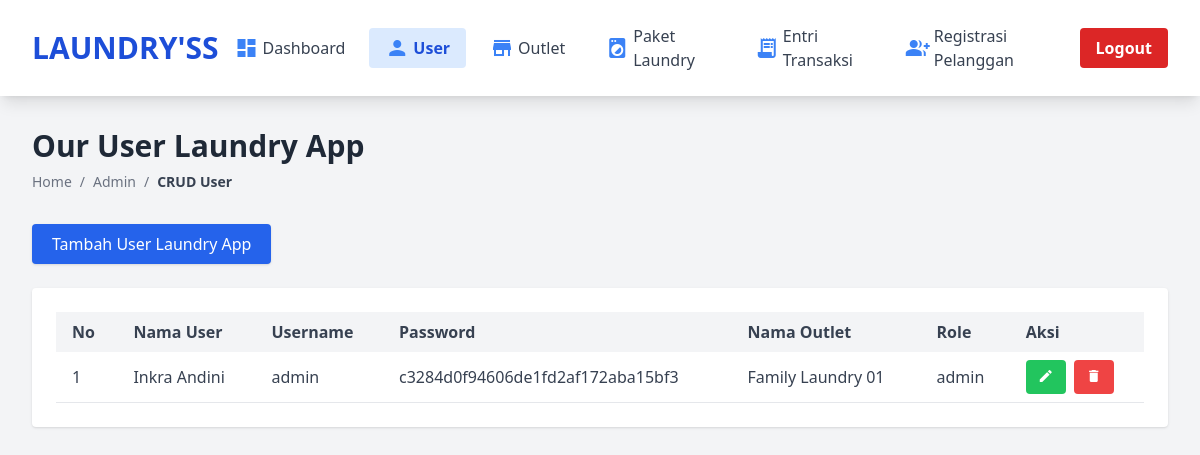
Screenshot of /admin/user.php with the database file from the repository.
### tables this page shows
CREATE TABLE `user` (
  `id_user` int(11) NOT NULL,
  `nama_user` varchar(100) NOT NULL,
  `username` varchar(30) NOT NULL,
  `password` text NOT NULL,
  `role` enum('admin','kasir','owner','') NOT NULL,
  `id_outlet` int(11) NOT NULL
);

CREATE TABLE `outlet` (
  `id_outlet` int(11) NOT NULL,
  `nama` varchar(100) NOT NULL,
  `alamat` text NOT NULL,
  `tlp` varchar(15) NOT NULL
);

### admin/user.php (the view, shortened to what this page needs)
<!DOCTYPE html>
<html lang="en">
<head>
    <script src="https://cdn.tailwindcss.com"></script>
</head>
<body class="bg-gray-100 min-h-screen">
    <nav class="bg-white shadow-lg px-8 py-4 flex items-center justify-between">
        <div class="flex items-center gap-4">
            <span class="text-3xl font-bold text-blue-700">LAUNDRY'SS</span>
        </div>
        <div class="flex items-center gap-2">
            <a href="../index_admin.php" class="flex items-center px-4 py-2 hover:bg-blue-50 rounded transition text-gray-700">
                <span class="material-icons text-blue-500 mr-1">dashboard</span>
                Dashboard
            </a>
            <a href="./user.php" class="flex items-center px-4 py-2 bg-blue-100 text-blue-700 rounded font-semibold">
                <span class="material-icons text-blue-500 mr-1">person</span>
                User
            </a>
            <a href="./outlet.php" class="flex items-center px-4 py-2 hover:bg-blue-50 rounded transition text-gray-700">
                <span class="material-icons text-blue-500 mr-1">store</span>
                Outlet
            </a>
            <a href="./paket.php" class="flex items-center px-4 py-2 hover:bg-blue-50 rounded transition text-gray-700">
                <span class="material-icons text-blue-500 mr-1">local_laundry_service</span>
                Paket Laundry
            </a>
            <a href="./transaksi.php" class="flex items-center px-4 py-2 hover:bg-blue-50 rounded transition text-gray-700">
                <span class="material-icons text-blue-500 mr-1">receipt_long</span>
                Entri Transaksi
            </a>
            <a href="./member.php" class="flex items-center px-4 py-2 hover:bg-blue-50 rounded transition text-gray-700">
                <span class="material-icons text-blue-500 mr-1">group_add</span>
                Registrasi Pelanggan
            </a>
            <a href="./logout.php" class="bg-red-600 px-4 py-2 rounded hover:bg-red-700 font-bold text-white">
                Logout
            </a>
        </div>
    </nav>
    <main class="p-8 max-w-7xl mx-auto">
        <div class="mb-8">
            <h1 class="text-3xl font-bold text-gray-800 mb-2">Our User Laundry App</h1>
            <nav class="text-sm text-gray-500">
                <ol class="list-reset flex">
                    <li><a href="../index_admin.php" class="hover:text-blue-600">Home</a></li>
                    <li><span class="mx-2">/</span></li>
                    <li>Admin</li>
                    <li><span class="mx-2">/</span></li>
                    <li class="text-gray-700 font-semibold">CRUD User</li>
                </ol>
            </nav>
        </div>
        <div class="mb-6 flex justify-between items-center">
            <button type="button" class="bg-blue-600 hover:bg-blue-700 text-white px-5 py-2 rounded shadow transition" onclick="document.getElementById('modalUser').classList.remove('hidden')">
                Tambah User Laundry App
            </button>
        </div>
        <div class="bg-white rounded shadow p-6 overflow-x-auto">
            <table class="min-w-full table-auto">
                <thead>
                    <tr class="bg-gray-100 text-gray-700">
                        <th class="px-4 py-2 text-left">No</th>
                        <th class="px-4 py-2 text-left">Nama User</th>
                        <th class="px-4 py-2 text-left">Username</th>
                        <th class="px-4 py-2 text-left">Password</th>
                        <th class="px-4 py-2 text-left">Nama Outlet</th>
                        <th class="px-4 py-2 text-left">Role</th>
                        <th class="px-4 py-2 text-left">Aksi</th>
                    </tr>
                </thead>
                <tbody class="text-gray-700">
                    <?php
                    include "koneksi.php";
                    $qry_user=mysqli_query($conn,"select * from user JOIN outlet ON outlet.id_outlet = user.id_outlet");
                    $no=0;
                    while($data_user=mysqli_fetch_array($qry_user)){
                    $no++;?>
                    <tr class="border-b hover:bg-gray-50">
                        <td class="px-4 py-2"><?=$no?></td>
                        <td class="px-4 py-2"><?=$data_user['nama_user']?></td>
                        <td class="px-4 py-2"><?=$data_user['username']?></td>
                        <td class="px-4 py-2"><?=$data_user['password']?></td>
                        <td class="px-4 py-2"><?=$data_user['nama']?></td>
                        <td class="px-4 py-2"><?=$data_user['role']?></td>
                        <td class="px-4 py-2 flex gap-2">
                            <a class="bg-green-500 hover:bg-green-600 text-white px-3 py-1 rounded transition" href="./ubah_user.php?id_user=<?=$data_user['id_user']?>">
                                <span class="material-icons text-base">edit</span>
                            </a>
                            <a href="hapus_user.php?id_user=<?=$data_user['id_user']?>" onclick="return confirm('Apakah anda yakin menghapus data ini?')" class="bg-red-500 hover:bg-red-600 text-white px-3 py-1 rounded transition">
                                <span class="material-icons text-base">delete</span>
                            </a>
                        </td>
                    </tr>
                    <?php } ?>
                </tbody>
            </table>
        </div>
    </main>
</body>
</html>

### rows the page displays
user: nama_user "Inkra Andini", username "admin", password "c3284d0f94606de1fd2af172aba15bf3", id_outlet.nama "Family Laundry 01", role "admin"
